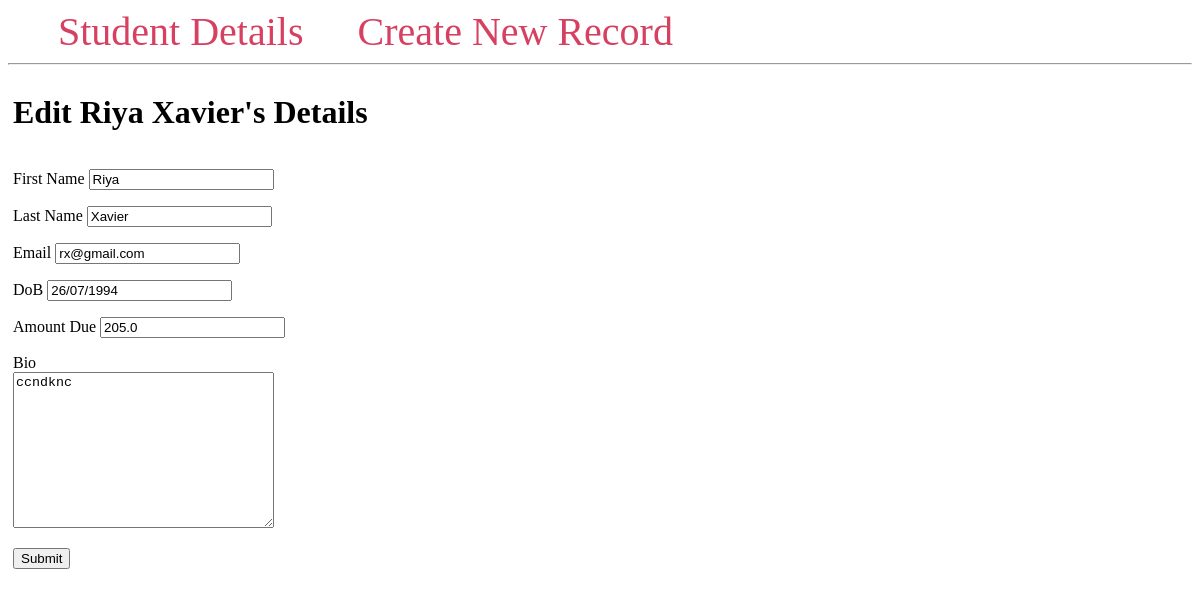
The page /3/edit/ on the database its author committed.
### app.py (models this page shows, shortened)
class Student(db.Model):
    id = db.Column(db.Integer, primary_key=True)
    firstname = db.Column(db.String(100), nullable=False)
    lastname = db.Column(db.String(100), nullable=False)
    email = db.Column(db.String(80), unique=True, nullable=False)
    dob = db.Column(db.String(80))
    amt_due = db.Column(db.Float)
    created_at = db.Column(db.DateTime(timezone=True),
                           server_default=func.now())
    bio = db.Column(db.Text)

### app.py (the view, shortened to what this page needs)
@app.route('/<int:student_id>/edit/', methods=('GET', 'POST'))
def edit(student_id):
    student = Student.query.get_or_404(student_id)
    return render_template('edit.html', student=student)

### templates/edit.html (shortened to what this page needs)
{% extends 'base.html' %}
{% block content %}
    <h1 style="width: 100%">
        {% block title %} Edit {{ student.firstname }}
                               {{ student.lastname }}'s Details
        {% endblock %}
    </h1>
    <form method="post">
        <p>
            <label for="firstname">First Name</label>
            <input type="text" name="firstname"
                   value={{ student.firstname }}
                   placeholder="First name">
        </p>
        <p>
            <label for="lastname">Last Name</label>
            <input type="text" name="lastname"
                   value={{ student.lastname }}
                   placeholder="Last name">
        </p>
        <p>
            <label for="email">Email</label>
            <input type="email" name="email"
                   value={{ student.email }}
                   placeholder="Student email">
        </p>
        <p>
            <label for="dob">DoB</label>
            <input type="text" name="dob"
                   value={{ student.dob }}
                   placeholder="DoB">
        </p>
        <p>
            <label for="amt_due">Amount Due</label>
            <input type="float" name="amt_due"
                   value={{ student.amt_due }}
                   placeholder="Amount Due">
        </p>
        <p>
        <label for="bio">Bio</label>
        <br>
        <textarea name="bio"
                  placeholder="Bio"
                  rows="10"
                  cols="30"
                  >{{ student.bio }}</textarea>
        </p>
        <p>
            <button type="submit">Submit</button>
        </p>
    </form>
{% endblock %}

### rows shown on the page
Student: firstname "Riya", lastname "Xavier", email "rx@gmail.com", dob "26/07/1994", amt_due "205.0", bio "ccndknc"
